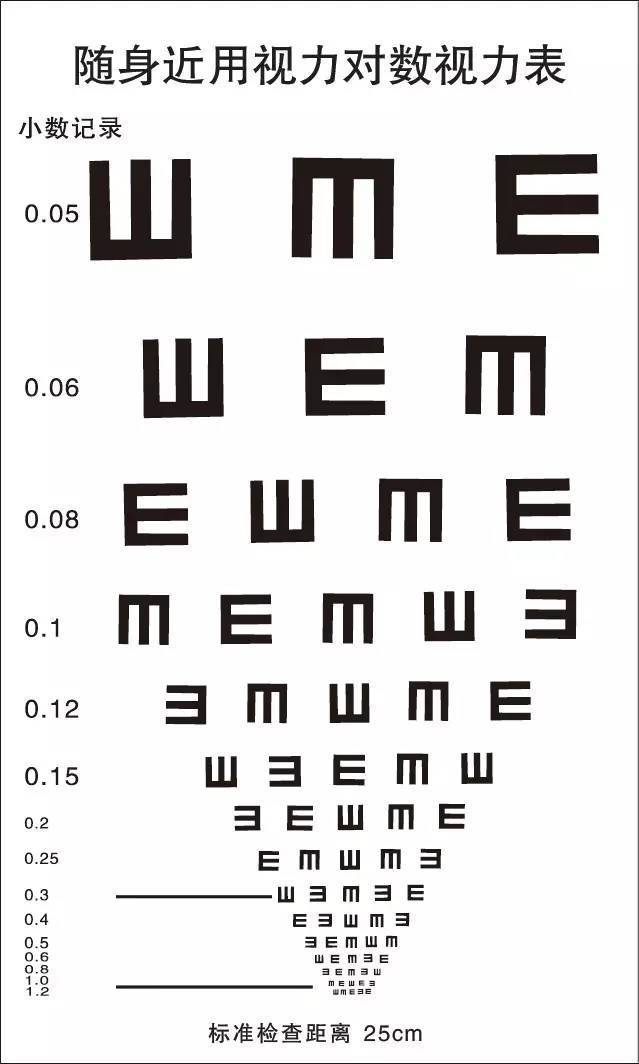
//> input picture CV实验四图像滤波4.1高斯滤波/CV实验四图像滤波4.1高斯滤波/test.jpg, 639 x 1064 px
$ ./E4.1   (built with g++ and OpenCV 4)
//> lines starting //> are read from the running program, lines starting //| are printed output that depends on the picture
#include<iostream>
#include<cstdio>
#include<opencv2\core\core.hpp>
#include<opencv2\highgui\highgui.hpp>
#include<opencv2\opencv.hpp>
#include<math.h>

using namespace std;
using namespace cv;

void Gaussian(Mat org, Mat out, double sigma);
Mat changeWindowSize(Mat org, int windowSize);

int main()
{
	Mat org = imread("test.jpg");
//> org is the input picture: 1064 rows x 639 cols, CV_8UC3; mean B, G, R 225.9, 226, 226.7
	Mat out = Mat::zeros(org.rows, org.cols, org.type());
	double sigma = 5;
	namedWindow("origin");
	imshow("origin", org);
	Gaussian(org, out, sigma);
	imshow("changed", out);
	waitKey(0);
	return 0;
}

void Gaussian(Mat org, Mat out, double sigma)
{
//> called with sigma = 5
	int windowSize = 6 * sigma - 1;
	if (windowSize % 2 == 0)
	{
		windowSize += 1;
	}
	int addLength = 0.5*windowSize;
	Mat changedOrg = changeWindowSize(org, windowSize);
//> after the loop in changeWindowSize, `for (int i = 0; i < newOrg.rows; i++)`:
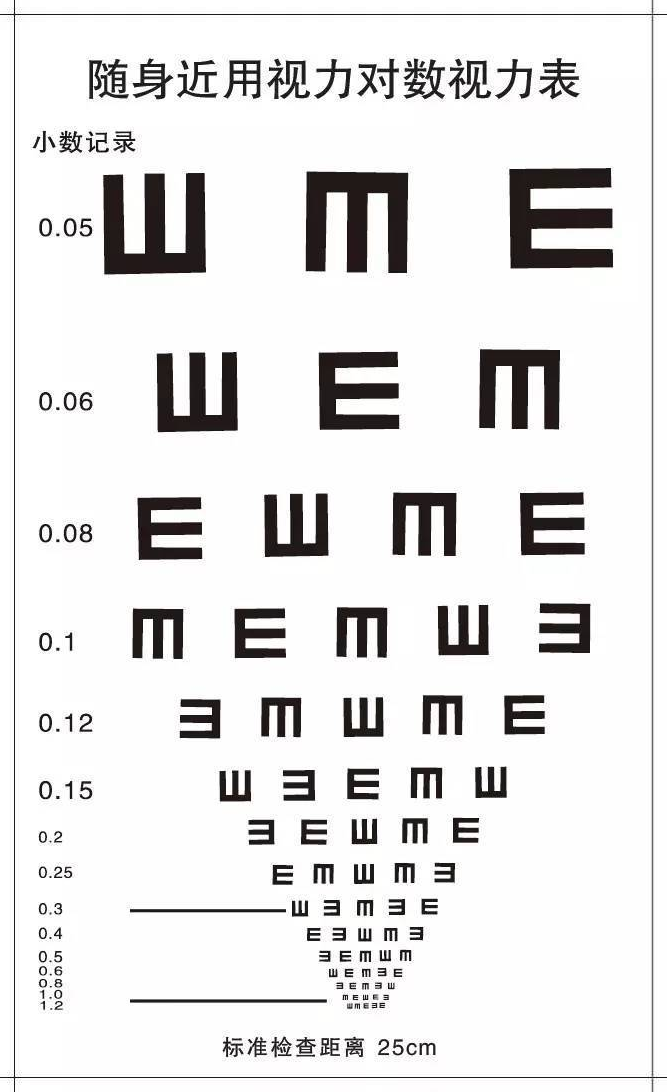
//> newOrg: 1092 rows x 667 cols, CV_8UC3; mean B, G, R 227.7, 227.7, 228.4
//	imshow("changedwindow", changedOrg);
	double sum = 0;
	double *weight = new double[windowSize];
	for (int i = 0; i < windowSize; i++)
	{
		weight[i] = exp((i - windowSize / 2)*(i - windowSize / 2) / (-2 * sigma*sigma));
		sum += weight[i];
	}
	for (int i = 0; i < windowSize; i++)
	{
		weight[i] /= sum;
	}
	for (int i = 0; i < org.rows ; i++)
	{
		for (int j = 0; j < org.cols ; j++)
		{
			double sumb = 0;
			double sumg = 0;
			double sumr = 0;
			for (int k = 0; k < windowSize; k++)
			{
				sumb += weight[k] * changedOrg.at<Vec3b>(i + addLength, j + k + addLength - windowSize / 2)[0];
				sumg += weight[k] * changedOrg.at<Vec3b>(i + addLength, j + k + addLength - windowSize / 2)[1];
				sumr += weight[k] * changedOrg.at<Vec3b>(i + addLength, j + k + addLength - windowSize / 2)[2];
			}
			changedOrg.at<Vec3b>(i, j)[0] = sumb;
			changedOrg.at<Vec3b>(i, j)[1] = sumg;
			changedOrg.at<Vec3b>(i, j)[2] = sumr;
		}
	}
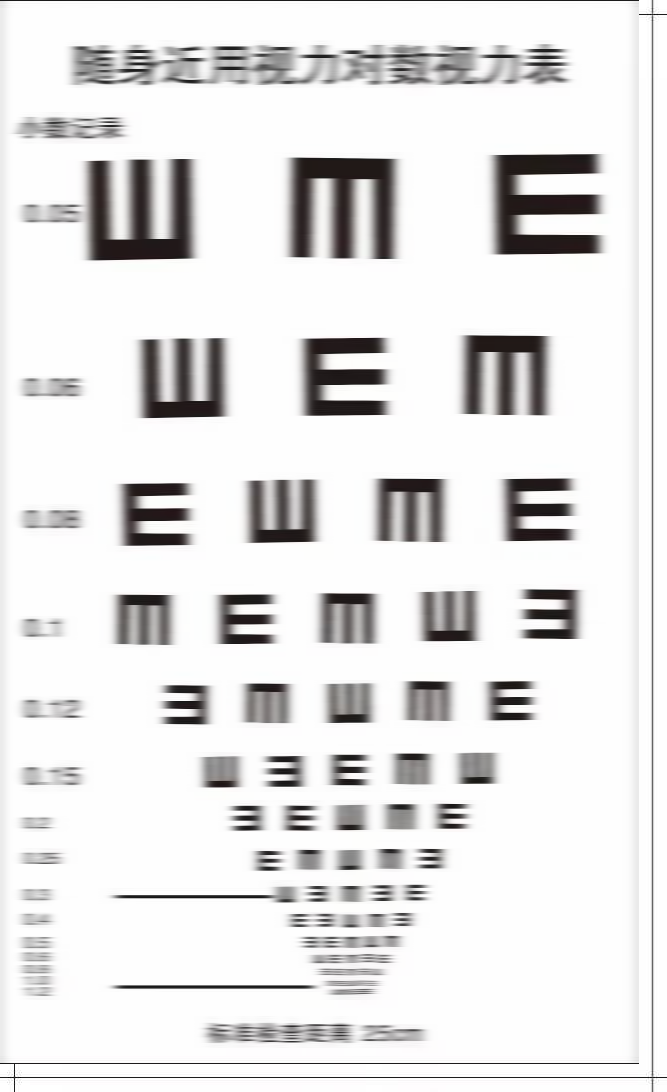
//> changedOrg: 1092 rows x 667 cols, CV_8UC3; mean B, G, R 227.1, 227.2, 227.9
	for (int i = 0; i < org.rows; i++)
	{
		for (int j = 0; j < org.cols; j++)
		{
			double sumb = 0;
			double sumg = 0;
			double sumr = 0;
			for (int k = 0; k < windowSize; k++)
			{
				sumb += weight[k] * changedOrg.at<Vec3b>(i + addLength + k - windowSize / 2, j + addLength)[0];
				sumg += weight[k] * changedOrg.at<Vec3b>(i + addLength + k - windowSize / 2, j + addLength)[1];
				sumr += weight[k] * changedOrg.at<Vec3b>(i + addLength + k - windowSize / 2, j + addLength)[2];
			}
			out.at<Vec3b>(i, j)[0] = sumb;
			out.at<Vec3b>(i, j)[1] = sumg;
			out.at<Vec3b>(i, j)[2] = sumr;
		}
	}
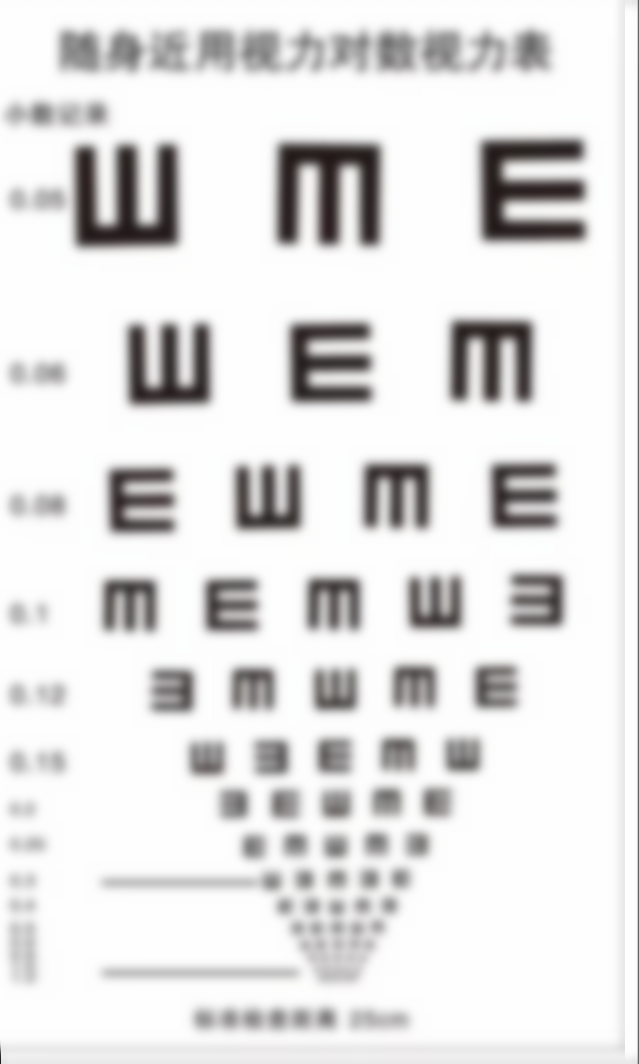
//> out: 1064 rows x 639 cols, CV_8UC3; mean B, G, R 225.5, 225.6, 226.3
}

Mat changeWindowSize(Mat org, int windowSize)
{
	int addLength = 0.5*windowSize;
	Mat newOrg = Mat::zeros(org.rows + 2 * addLength, org.cols + 2 * addLength, org.type());
	for (int i = 0; i < newOrg.rows; i++)
	{
		for (int j = 0; j < newOrg.cols; j++)
		{
			// [36 lines of commented-out code are left out]
			int x;
			int y;
			if (i < addLength)
			{
				int length = addLength - i;
				x = length;
			}
			if (i >= org.rows + addLength)
			{
				int length = i - addLength - org.rows + 1;
				x = org.rows - length - 1;
			}
			if (i >= addLength && i < org.rows + addLength)
			{
				x = i - addLength;
			}
			if (j < addLength)
			{
				int length = addLength - j;
				y = length;
			}
			if (j >= org.cols + addLength)
			{
				int length = j - addLength - org.cols + 1;
				y = org.cols - length - 1;
			}
			if (j >= addLength && j < org.cols + addLength)
			{
				y = j - addLength;
			}
			newOrg.at<Vec3b>(i, j)[0] = org.at<Vec3b>(x, y)[0];
			newOrg.at<Vec3b>(i, j)[1] = org.at<Vec3b>(x, y)[1];
			newOrg.at<Vec3b>(i, j)[2] = org.at<Vec3b>(x, y)[2];
		}
	}
	return newOrg;
}
